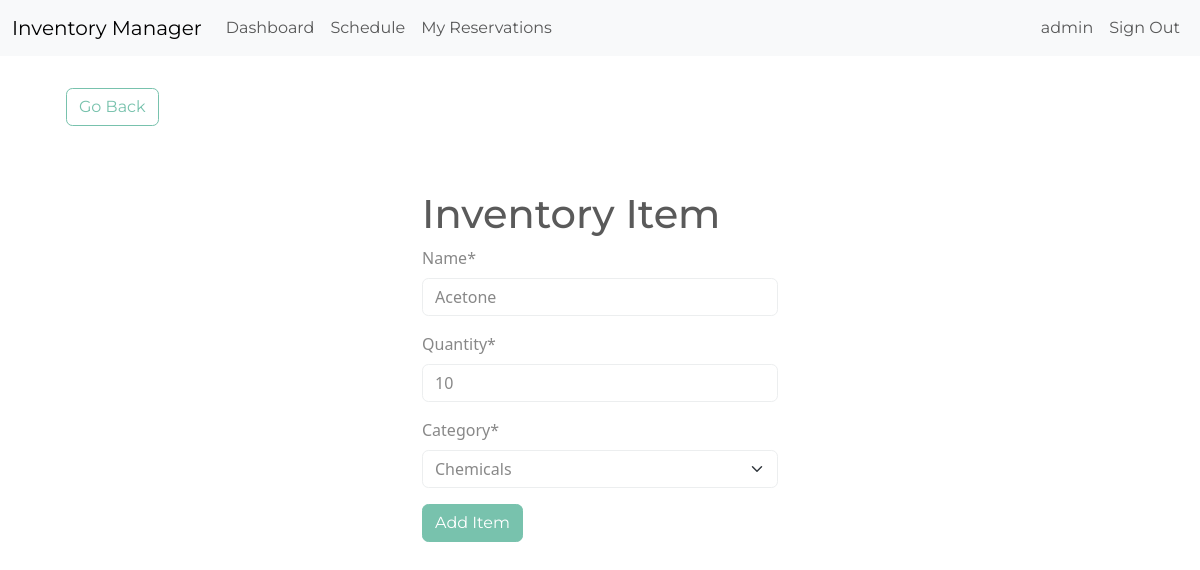
Screenshot of /edit-item/1 (signed in) with the database file from the repository.
### inventory/models.py (models this page shows, shortened)
class InventoryItem(models.Model):
    name = models.CharField(max_length=200, unique=True)
    quantity = models.PositiveIntegerField()
    category = models.ForeignKey(
        'Category',
        on_delete=models.SET_NULL,
        blank=True,
        null=True,
        related_name='items'
    )
    date_created = models.DateTimeField(auto_now_add=True)
    last_updated = models.DateTimeField(auto_now=True, null=True)
    user = models.ForeignKey(
        User,
        on_delete=models.CASCADE,
        related_name='inventory_items'
    )
    class Meta:
        ordering = ['-date_created']
        verbose_name = 'Inventory Item'
        verbose_name_plural = 'Inventory Items'

class Category(models.Model):
    name = models.CharField(max_length=200, unique=True)
    class Meta:
        verbose_name_plural = 'categories'
        ordering = ['name']
    def __str__(self):
        return self.name

### inventory/views.py (the view, shortened to what this page needs)
# urls.py: path('edit-item/<int:pk>', EditItem.as_view(), name='edit-item'),
class EditItem(LoginRequiredMixin, UpdateView):
    model = InventoryItem
    form_class = InventoryItemForm
    template_name = 'inventory/item_form.html'
    success_url = reverse_lazy('dashboard')
    def get_form_kwargs(self):
        kwargs = super().get_form_kwargs()
        kwargs['user'] = self.request.user  # Pass the current user to the form
        return kwargs

### inventory/forms.py (shortened to what this page needs)
class InventoryItemForm(forms.ModelForm):
    category = forms.ModelChoiceField(queryset=Category.objects.all(), initial=0)
    class Meta:
        model = InventoryItem
        fields = ['name', 'quantity', 'category']
    def __init__(self, *args, **kwargs):
        self.user = kwargs.pop('user', None)
        super().__init__(*args, **kwargs)

### inventory/templates/inventory/item_form.html (shortened to what this page needs)
{% extends 'inventory/base.html' %}
{% load crispy_forms_tags %}
{% block content %}
	<a href="{% url 'dashboard' %}" class="btn btn-outline-primary my-3 mx-4">Go Back</a>
	<div class="row">
		<div class="col-11 col-md-4 mx-auto mt-5">
			<h1>Inventory Item</h1>
			<form method="POST" id="addItemForm">
				{{ form|crispy }}
				<div class="mt-3">
					<button type="submit" class="btn btn-primary">Add Item</button>
				</div>
			</form>
		</div>
	</div>
{% endblock content %}

### inventory/templates/inventory/navigation.html (shortened to what this page needs)
<nav class="navbar navbar-expand-lg bg-light">
    <div class="container-fluid">
        <a class="navbar-brand" href="{% url 'index' %}">Inventory Manager</a>
        <div class="collapse navbar-collapse" id="navbarNav">
            <ul class="navbar-nav me-auto">
                <li class="nav-item">
                    <a class="nav-link" href="{% url 'dashboard' %}">Dashboard</a>
                </li>
                <li class="nav-item">
                    <a class="nav-link" href="{% url 'room-calendar' %}">Schedule</a>
                </li>
                <li class="nav-item">
                    <a class="nav-link" href="{% url 'reservation_list' %}">My Reservations</a>
                </li>
            </ul>
            <ul class="navbar-nav">
                {% if user.is_authenticated %}
                    <li class="nav-item">
                        <a class="nav-link" href="#">{{ user.username }}</a>
                    </li>
                    <li class="nav-item">
                        <form method="post" action="{% url 'logout' %}" class="d-inline">
                            <button type="submit" class="nav-link border-0 bg-transparent">Sign Out</button>
                        </form>
                    </li>
                {% endif %}
            </ul>
        </div>
    </div>
</nav>

### rows the page displays
InventoryItem: name "Acetone", quantity "10", category "Chemicals"

### other values shown
{{ user.username }} "admin"
